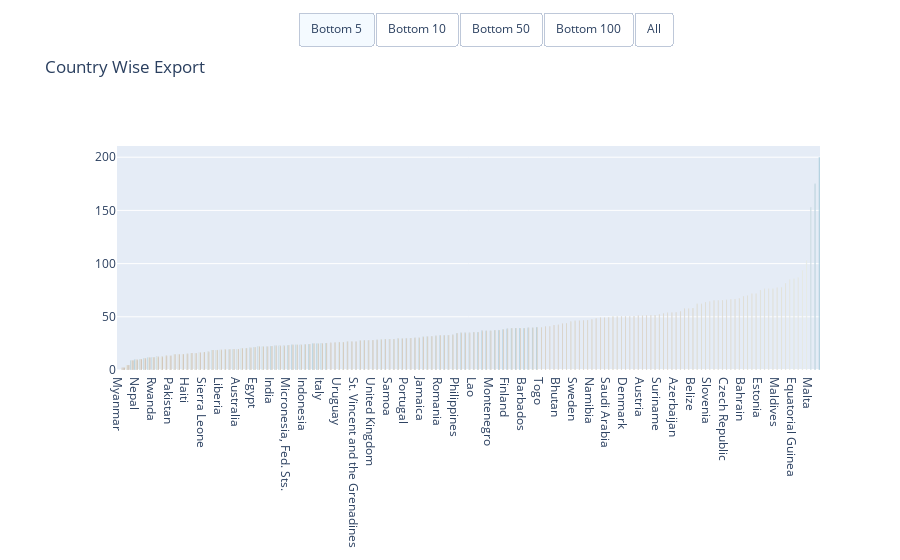

The notebook cell this image was saved under:
### Markdown cell above
<h3>   
      <font color = darkgreen >
            <span style='font-family:Georgia'>
            4.2.3 Exports
            </span>   
        </font>    
</h3>
<span style='font-family:Georgia'> <b> exports : </b> Exports of goods and services per capita. Given as %age of the GDP per capita </span>

### Code cell
ngo = ngo.sort_values('exports',ascending=True)
univariate_bar('exports',ngo ,'Earth', 'Bottom')

### Figure 1 — Plotly figure (JSON) as saved in the notebook; plotly's stock layout.template omitted (floating-point values rounded to 4 significant figures; data arrays with more than 128 entries replaced by an {"elided": "..."} marker saying what was removed)
{"data": [{"marker": {"color": [0.109, 2.2, 4.79, 8.92, 9.58], "colorscale": [[0.0, "rgb(161, 105, 40)"], [0.1667, "rgb(189, 146, 90)"], [0.3333, "rgb(214, 189, 141)"], [0.5, "rgb(237, 234, 194)"], [0.6667, "rgb(181, 200, 184)"], [0.8333, "rgb(121, 167, 172)"], [1.0, "rgb(40, 135, 161)"]]}, "name": "Bottom 5", "showlegend": false, "type": "bar", "x": ["Myanmar", "Timor-Leste", "Eritrea", "Burundi", "Nepal"], "y": [0.109, 2.2, 4.79, 8.92, 9.58]}, {"marker": {"color": [0.109, 2.2, 4.79, 8.92, 9.58, 10.0, 10.7, 11.8, 12.0, 12.4], "colorscale": [[0.0, "rgb(161, 105, 40)"], [0.1667, "rgb(189, 146, 90)"], [0.3333, "rgb(214, 189, 141)"], [0.5, "rgb(237, 234, 194)"], [0.6667, "rgb(181, 200, 184)"], [0.8333, "rgb(121, 167, 172)"], [1.0, "rgb(40, 135, 161)"]]}, "name": "Bottom 10", "showlegend": false, "type": "bar", "x": ["Myanmar", "Timor-Leste", "Eritrea", "Burundi", "Nepal", "Afghanistan", "Brazil", "Central African Republic", "Rwanda", "United States"], "y": [0.109, 2.2, 4.79, 8.92, 9.58, 10.0, 10.7, 11.8, 12.0, 12.4]}, {"marker": {"color": [0.109, 2.2, 4.79, 8.92, 9.58, 10.0, 10.7, 11.8, 12.0, 12.4, 12.4, 13.3, 13.5, 14.9, 14.9, 15.0, 15.3, 15.9, 16.0, 16.5, 16.8, 17.1, 18.7, 18.9, 19.1, 19.2, 19.6, 19.7, 19.8, 20.4, 20.7, 20.8, 21.3, 22.1, 22.2, 22.2, 22.6, 22.7, 22.8, 22.8, 23.5, 23.8, 23.8, 23.8, 24.3, 24.4, 24.9, 25.0, 25.2, 25.3], "colorscale": [[0.0, "rgb(161, 105, 40)"], [0.1667, "rgb(189, 146, 90)"], [0.3333, "rgb(214, 189, 141)"], [0.5, "rgb(237, 234, 194)"], [0.6667, "rgb(181, 200, 184)"], [0.8333, "rgb(121, 167, 172)"], [1.0, "rgb(40, 135, 161)"]]}, "name": "Bottom 50", "showlegend": false, "type": "bar", "x": ["Myanmar", "Timor-Leste", "Eritrea", "Burundi", "Nepal", "Afghanistan", "Brazil", "Central African Republic", "Rwanda", "United States", "Tonga", "Kiribati", "Pakistan", "Tajikistan", "Guinea-Bissau", "Japan", "Haiti", "Colombia", "Bangladesh", "Comoros", "Sierra Leone", "Uganda", "Tanzania", "Argentina", "Liberia", "Burkina Faso", "Sri Lanka", "Sudan", "Australia", "Turkey", "Kenya", "Armenia", "Egypt", "Greece", "Cameroon", "Niger", "India", "Dominican Republic", "Mali", "Malawi", "Micronesia, Fed. Sts.", "Gambia", "Benin", "Grenada", "Indonesia", "Iran", "Senegal", "Madagascar", "Italy", "Nigeria"], "y": [0.109, 2.2, 4.79, 8.92, 9.58, 10.0, 10.7, 11.8, 12.0, 12.4, 12.4, 13.3, 13.5, 14.9, 14.9, 15.0, 15.3, 15.9, 16.0, 16.5, 16.8, 17.1, 18.7, 18.9, 19.1, 19.2, 19.6, 19.7, 19.8, 20.4, 20.7, 20.8, 21.3, 22.1, 22.2, 22.2, 22.6, 22.7, 22.8, 22.8, 23.5, 23.8, 23.8, 23.8, 24.3, 24.4, 24.9, 25.0, 25.2, 25.3]}, {"marker": {"color": [0.109, 2.2, 4.79, 8.92, 9.58, 10.0, 10.7, 11.8, 12.0, 12.4, 12.4, 13.3, 13.5, 14.9, 14.9, 15.0, 15.3, 15.9, 16.0, 16.5, 16.8, 17.1, 18.7, 18.9, 19.1, 19.2, 19.6, 19.7, 19.8, 20.4, 20.7, 20.8, 21.3, 22.1, 22.2, 22.2, 22.6, 22.7, 22.8, 22.8, 23.5, 23.8, 23.8, 23.8, 24.3, 24.4, 24.9, 25.0, 25.2, 25.3, 25.5, 25.8, 26.3, 26.3, 26.8, 26.9, 26.9, 27.8, 27.9, 28.0, 28.2, 28.5, 28.6, 29.1, 29.2, 29.2, 29.5, 29.7, 29.9, 30.0, 30.3, 30.3, 31.3, 31.5, 31.7, 32.2, 32.6, 32.7, 32.9, 33.2, 34.8, 35.0, 35.0, 35.0, 35.4, 35.8, 36.8, 37.0, 37.0, 37.6, 37.7, 38.4, 38.7, 39.2, 39.4, 39.4, 39.5, 39.7, 39.8, 40.1], "colorscale": [[0.0, "rgb(161, 105, 40)"], [0.1667, "rgb(189, 146, 90)"], [0.3333, "rgb(214, 189, 141)"], [0.5, "rgb(237, 234, 194)"], [0.6667, "rgb(181, 200, 184)"], [0.8333, "rgb(121, 167, 172)"], [1.0, "rgb(40, 135, 161)"]]}, "name": "Bottom 100", "showlegend": false, "type": "bar", "x": ["Myanmar", "Timor-Leste", "Eritrea", "Burundi", "Nepal", "Afghanistan", "Brazil", "Central African Republic", "Rwanda", "United States", "Tonga", "Kiribati", "Pakistan", "Tajikistan", "Guinea-Bissau", "Japan", "Haiti", "Colombia", "Bangladesh", "Comoros", "Sierra Leone", "Uganda", "Tanzania", "Argentina", "Liberia", "Burkina Faso", "Sri Lanka", "Sudan", "Australia", "Turkey", "Kenya", "Armenia", "Egypt", "Greece", "Cameroon", "Niger", "India", "Dominican Republic", "Mali", "Malawi", "Micronesia, Fed. Sts.", "Gambia", "Benin", "Grenada", "Indonesia", "Iran", "Senegal", "Madagascar", "Italy", "Nigeria", "Spain", "Guatemala", "Uruguay", "China", "France", "El Salvador", "St. Vincent and the Grenadines", "Peru", "Ecuador", "Albania", "United Kingdom", "Venezuela", "South Africa", "Canada", "Samoa", "Russia", "Ghana", "Bosnia and Herzegovina", "Portugal", "Yemen", "Guinea", "New Zealand", "Jamaica", "Mozambique", "Uzbekistan", "Morocco", "Romania", "Cape Verde", "Serbia", "Costa Rica", "Philippines", "Georgia", "Israel", "Bahamas", "Lao", "Lebanon", "Chad", "Zambia", "Montenegro", "Croatia", "Chile", "Algeria", "Finland", "Moldova", "Iraq", "Lesotho", "Barbados", "Norway", "Macedonia, FYR", "Poland"], "y": [0.109, 2.2, 4.79, 8.92, 9.58, 10.0, 10.7, 11.8, 12.0, 12.4, 12.4, 13.3, 13.5, 14.9, 14.9, 15.0, 15.3, 15.9, 16.0, 16.5, 16.8, 17.1, 18.7, 18.9, 19.1, 19.2, 19.6, 19.7, 19.8, 20.4, 20.7, 20.8, 21.3, 22.1, 22.2, 22.2, 22.6, 22.7, 22.8, 22.8, 23.5, 23.8, 23.8, 23.8, 24.3, 24.4, 24.9, 25.0, 25.2, 25.3, 25.5, 25.8, 26.3, 26.3, 26.8, 26.9, 26.9, 27.8, 27.9, 28.0, 28.2, 28.5, 28.6, 29.1, 29.2, 29.2, 29.5, 29.7, 29.9, 30.0, 30.3, 30.3, 31.3, 31.5, 31.7, 32.2, 32.6, 32.7, 32.9, 33.2, 34.8, 35.0, 35.0, 35.0, 35.4, 35.8, 36.8, 37.0, 37.0, 37.6, 37.7, 38.4, 38.7, 39.2, 39.4, 39.4, 39.5, 39.7, 39.8, 40.1]}, {"marker": {"color": {"elided": "167 float values"}, "colorscale": [[0.0, "rgb(161, 105, 40)"], [0.1667, "rgb(189, 146, 90)"], [0.3333, "rgb(214, 189, 141)"], [0.5, "rgb(237, 234, 194)"], [0.6667, "rgb(181, 200, 184)"], [0.8333, "rgb(121, 167, 172)"], [1.0, "rgb(40, 135, 161)"]]}, "name": "All", "showlegend": false, "type": "bar", "x": {"elided": "167 str values"}, "y": {"elided": "167 float values"}}], "layout": {"title": {"text": "Country Wise Export"}, "updatemenus": [{"active": 0, "buttons": [{"args": [{"visible": [true, false, false, false, false]}, {"title": "Top 5 Countries with Export"}], "label": "Bottom 5", "method": "restyle"}, {"args": [{"visible": [false, true, false, false, false]}, {"title": "Top 10 Countries with Export"}], "label": "Bottom 10", "method": "restyle"}, {"args": [{"visible": [false, false, true, false, false]}, {"title": "Top 50 Countries with Export"}], "label": "Bottom 50", "method": "restyle"}, {"args": [{"visible": [false, false, false, true, false]}, {"title": "Top 100 Countries with Export"}], "label": "Bottom 100", "method": "restyle"}, {"args": [{"visible": [false, false, false, false, true]}, {"title": "All Countries"}], "label": "All", "method": "restyle"}], "direction": "left", "type": "buttons", "x": 0.8, "y": 1.6}], "xaxis": {"domain": [0.05, 1.0]}}}
